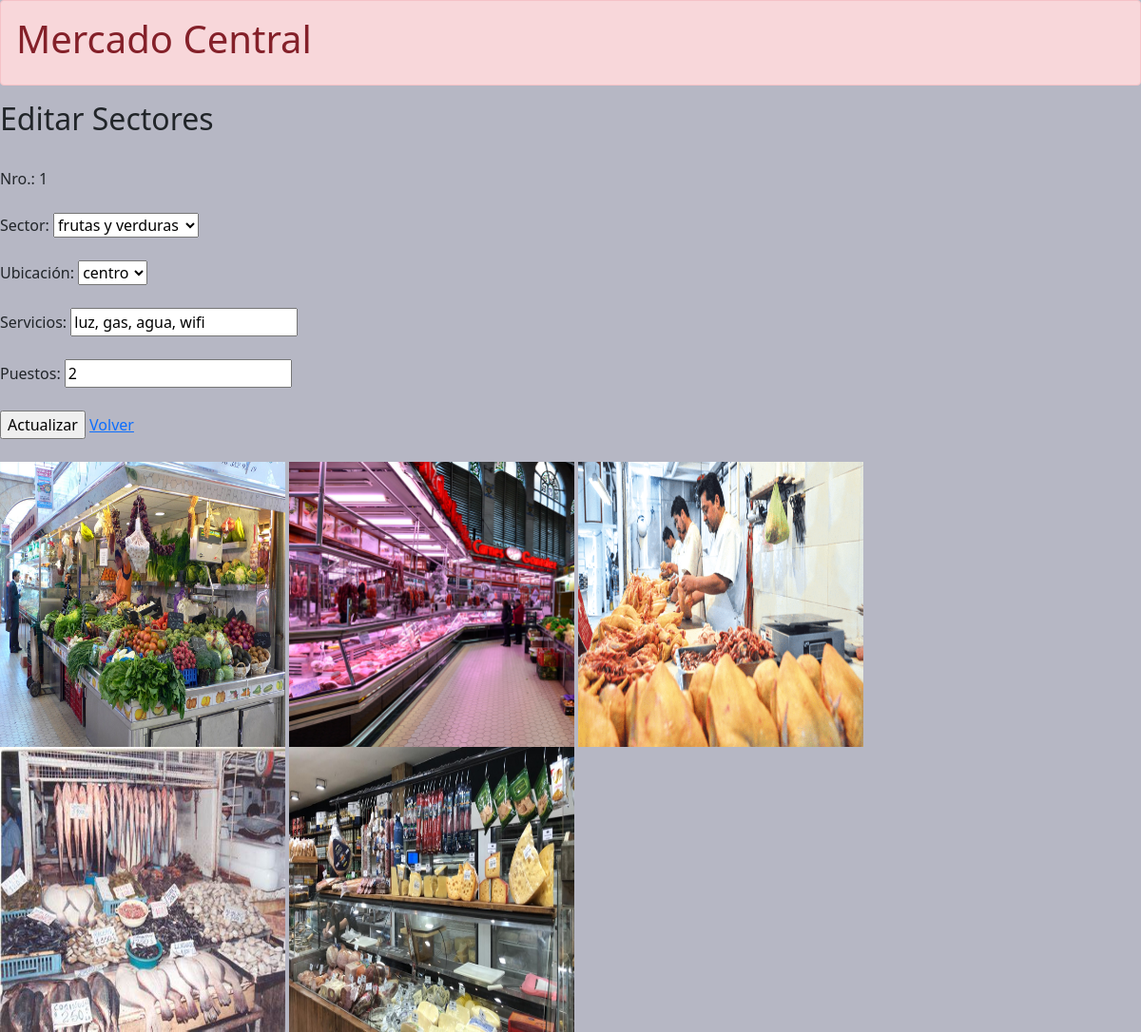
/sectores/editar_sector.php?id=33, run on the app's committed database.
### tables this page shows
CREATE TABLE `sectores` (
  `id_sector` int(11) NOT NULL AUTO_INCREMENT,
  `numeroSector` int(11) NOT NULL,
  `nombre` varchar(100) NOT NULL,
  `ubicacion` varchar(50) NOT NULL,
  `servicios` text NOT NULL,
  `puestos` varchar(20) NOT NULL,
  PRIMARY KEY (`id_sector`),
  KEY `fk_puesto` (`puestos`)
);

### sectores/editar_sector.php (the view, shortened to what this page needs)
<?php
require("../conexion/conexion.php");
$id_sector = $_GET['id'];
$sql = "select * from sectores where id_sector = '".$id_sector."'";
$resultado = mysqli_query($conn,$sql);
while($fila = mysqli_fetch_assoc($resultado)){
?>
<!DOCTYPE html>
<html>
<head>
	<link href="https://cdn.jsdelivr.net/npm/bootstrap@5.1.3/dist/css/bootstrap.min.css" rel="stylesheet">
	<link rel = "stylesheet" href = "estilos.css">
</head>
<body class = "bodyIndex">
<div>
	<div class="alert alert-danger" role="alert">
    	<h1>Mercado Central</h1>
  	</div>
		<div>
			  <h2>Editar Sectores</h2>
			  <br>
		</div>
<div>
	<form>
		Nro.:  <?php echo $fila['numeroSector'] ?><br>
		<br>
		Sector: <select name="sectores">
			<option value="<?php echo $fila['nombre'] ?>"><?php echo $fila['nombre'] ?></option>
		</select>
		<br><br>
		Ubicación: <select name="ubicacion">
			<option value="<?php echo $fila['ubicacion'] ?>"><?php echo $fila['ubicacion'] ?></option>
		</select> <br><br>
		Servicios: <input type="text" name="servicios" value="<?php echo $fila['servicios'] ?>"><br>
		<br>
		Puestos: <input type="text" name="puestos" value="<?php echo $fila['puestos'] ?>"><br>
		<br>
		<input type="submit" name="actualizar" value="Actualizar">
		<a href="index.php">Volver</a>
	</form>
	<?php
		}
	?>
</div>
<br>
<div class="contenedor">
        	<div class="card-body1">
				<div class="contenedor-fotoPortada">
          		<img src="../imagenes/frutasVerduras.jpg" height="300" width="300"/>
          		<img src="../imagenes/carniceria.jpg" height="300" width="300"/>
          		<img src="../imagenes/polleria.jpg" height="300" width="300"/>
          		<img src="../imagenes/pescaderia.jpg" height="300" width="300"/>
          		<img src="../imagenes/fiambreria.jpg" height="300" width="300"/>
				</div>
        	</div>
		</div>
	</body>
</html>

### sectores/estilos.css (style rules this page uses)
.bodyIndex { background-color: #b6b7c4; }

### data on the page
sectores: numeroSector "1", sectores "frutas y verduras", ubicacion "centro", servicios "luz, gas, agua, wifi", puestos "2"
